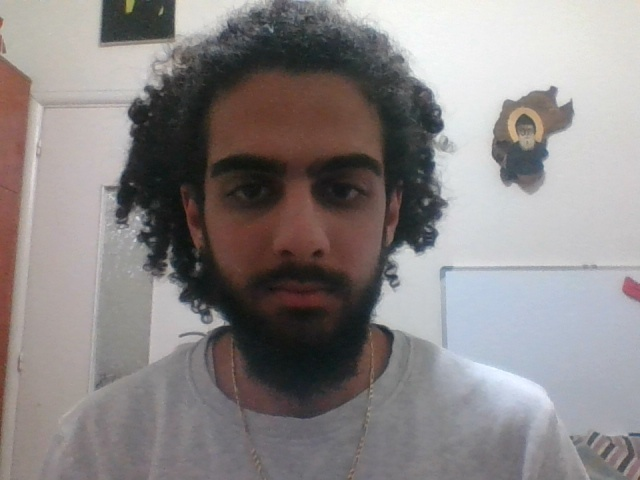
#> input picture testimage.jpg, 640 x 480 px, given in place of the camera
$ python FaceDetection.py
#> lines starting #> are read from the running program, lines starting #| are printed output that depends on the picture
import os
import os.path
from os import path
import cv2
import face_recognition
import numpy as np
import json
import threading

face_cascade = cv2.CascadeClassifier(
        cv2.data.haarcascades + 'haarcascade_frontalface_default.xml')

def get_encoded_faces():
    """
    looks through the faces folder and encodes all
    the faces

    :return: dict of (name, image encoded)
    """
    encoded = {}
    Edit = False
    if not path.exists("./Data/faces/Data/face_Data.json"):
        open('./Data/faces/Data/face_Data.json', "w").close()
    with open('./Data/faces/Data/face_Data.json') as f:
#> (reads face_Data.json from the repository)
        try:
            encoded = json.load(f)
        except:
            encoded = {}
    Keys = encoded.keys()

    for dirpath, dnames, fnames in os.walk("./Data/faces/Assets"):
        for f in fnames:
            if f.split(".")[0] not in Keys:
                Edit = True
                if f.endswith(".jpg") or f.endswith(".png"):
                    face = face_recognition.load_image_file("./Data/faces/Assets/" + f)
                    encoding = face_recognition.face_encodings(face)[0]
                    encoded[f.split(".")[0]] = encoding.tolist()
    if Edit:
        # Serializing json
        json_Data = json.dumps(encoded)

        # Writing to face_Data.json
        with open("./Data/faces/Data/face_Data.json", "w") as outfile:
            outfile.write(json_Data)
    return encoded


def unknown_image_encoded(img, face_location):
    """
    encode a face given the image
    """
    return face_recognition.face_encodings(img, face_location)

def locate_Face(img):
    return face_recognition.face_locations(img)

def setup_Video():
    return cv2.VideoCapture(0)

def Get_Frame(video):
    return video.read()

def classify_face():
    """
    will find all of the faces in a given image and label
    them if it knows what they are

    :param im: str of file path
    :return: list of face names
    """
    video = setup_Video()

    faces = get_encoded_faces()
    faces_encoded = list(faces.values())
    known_face_names = list(faces.keys())
    unknown_face_encodings = []

    check, frame = Get_Frame(video)
#> frame is the input picture: shape (480, 640, 3); mean B, G, R 133.6, 133.8, 138.7
#> check = True
    frame = np.fliplr(frame).copy()
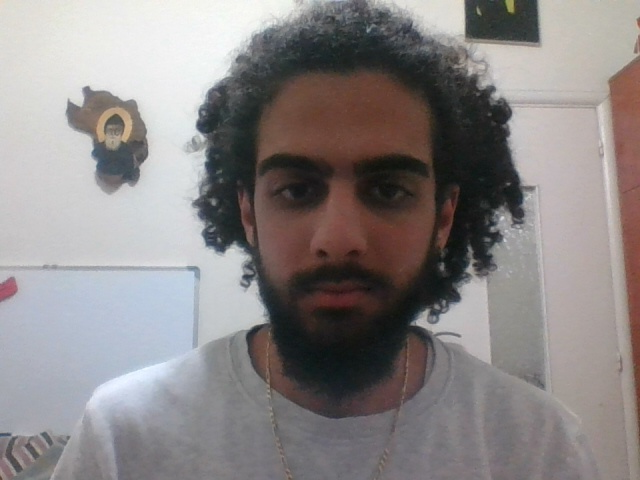
#> frame: shape (480, 640, 3); mean B, G, R 133.6, 133.8, 138.7

    gray = cv2.cvtColor(frame, cv2.COLOR_BGR2GRAY)
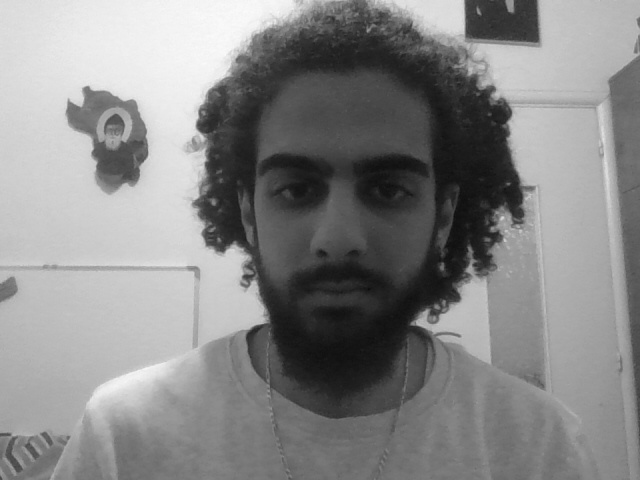
#> gray: shape (480, 640); min 11, max 251, mean 135.2

    face_locations = face_recognition.face_locations(frame)

    unknown_face_encodings = unknown_image_encoded(
            frame, face_locations)
    while True:

        found = False

        check0, frame0 = Get_Frame(video)
        check, frame = Get_Frame(video)
        frame = np.fliplr(frame).copy()

        gray0 = cv2.cvtColor(frame0, cv2.COLOR_BGR2GRAY)
        gray = cv2.cvtColor(frame, cv2.COLOR_BGR2GRAY)

        face_locations0 = face_cascade.detectMultiScale(gray0, 1.3, 5)
        face_locations1 = face_cascade.detectMultiScale(gray, 1.3, 5)

        if len(face_locations0) < len(face_locations1):
            found = True
            img = cv2.resize(frame, (0,0), fx=1,fy=1)
            face_locations1 = face_recognition.face_locations(img)
            unknown_face_encodings = unknown_image_encoded(frame, face_locations1)

        face_names = []
        name = ""
        for face_encoding in unknown_face_encodings:
            # See if the face is a match for the known face(s)
            matches = face_recognition.compare_faces(faces_encoded, face_encoding)
            name = "Unknown"

            # use the known face with the smallest distance to the new face
            face_distances = face_recognition.face_distance(
                faces_encoded, face_encoding)
            best_match_index = np.argmin(face_distances)
            if matches[best_match_index]:
                name = known_face_names[best_match_index]

            face_names.append(name)

        if not found:
            for (x, y, w, h), name in zip(face_locations1, face_names):
                    cv2.rectangle(frame, (x, y), (x+w, y+h), (255, 0, 0), 2)

                    # Draw a label with a name below the face
                    cv2.rectangle(frame, (x, y+h),(x+w, y+h+20), (255, 0, 0), cv2.FILLED)
                    font = cv2.FONT_HERSHEY_DUPLEX
                    cv2.putText(frame, name, (x + 5, y+h + 15),font, 0.5, (255, 255, 255), 2)


        # Display the resulting image
        cv2.imshow('Video', frame)
        key = cv2.waitKey(1)
        if key == ord('q'):
            return face_names


classify_face()
#> (the call stopped at in classify_face, `face_locations = face_recognition.face_locations(frame)`: face_recognition is not available in this run)
